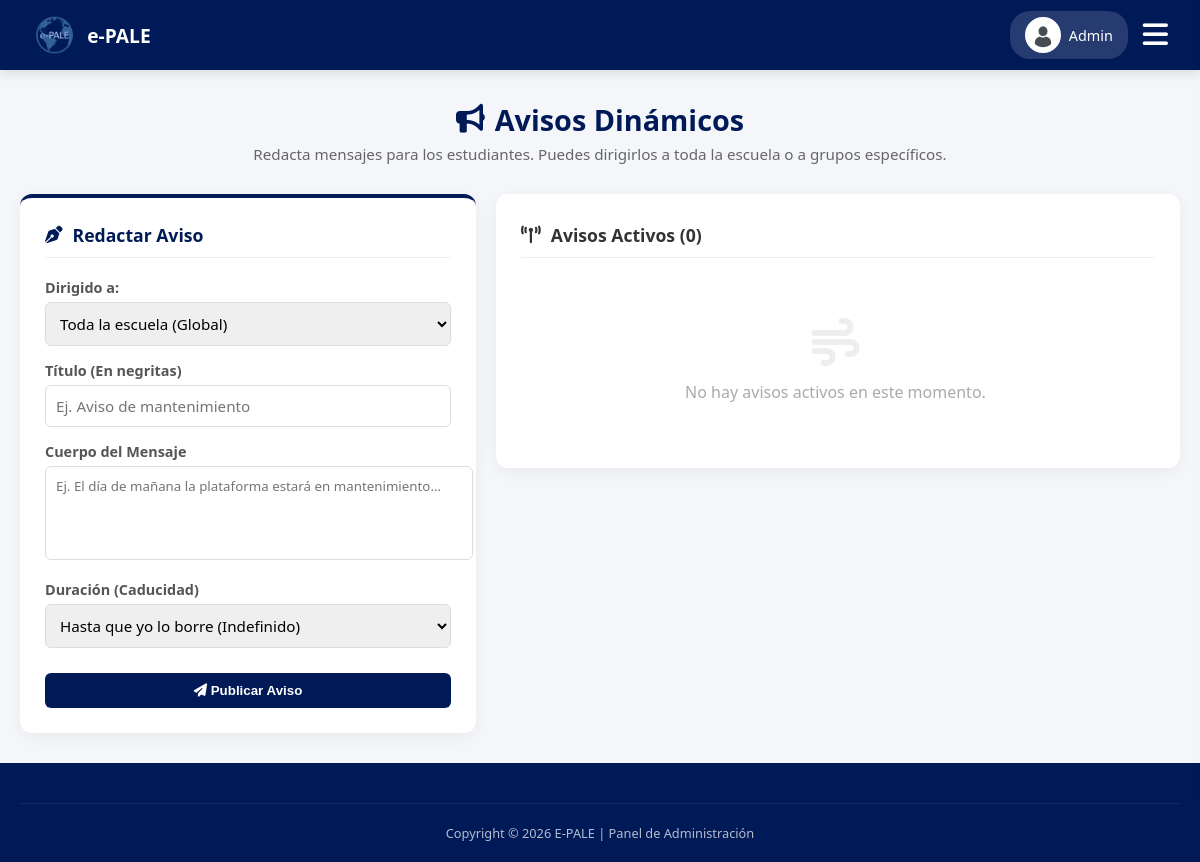
The app's page /admin/avisos.php (signed in), older data.
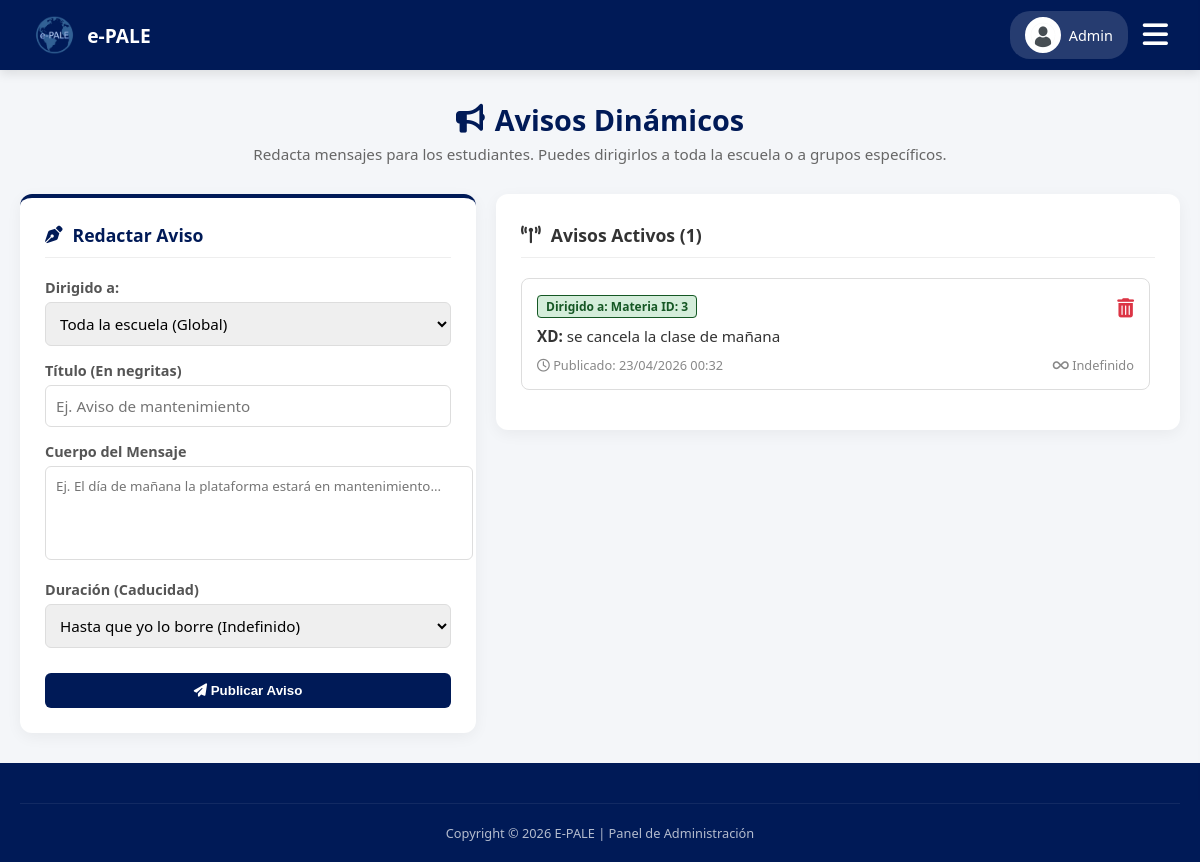
The same page, newer data.
### tables this page shows
CREATE TABLE IF NOT EXISTS `avisos` (
  `aviso_id` int NOT NULL AUTO_INCREMENT,
  `titulo` varchar(150) DEFAULT NULL,
  `cuerpo` text,
  `tipo_audiencia` enum('GLOBAL','IDIOMA','MATERIA','GRUPO') DEFAULT NULL,
  `audiencia_ref` varchar(100) DEFAULT NULL,
  `fecha_creacion` timestamp NULL DEFAULT CURRENT_TIMESTAMP,
  `fecha_expiracion` datetime DEFAULT NULL,
  PRIMARY KEY (`aviso_id`)
);

### admin/avisos.php (the view, shortened to what the changed rows need)
<?php
require '../db.php';
try {
    $pdo->exec("CREATE TABLE IF NOT EXISTS avisos (
        aviso_id INT AUTO_INCREMENT PRIMARY KEY,
        titulo VARCHAR(150),
        cuerpo TEXT,
        tipo_audiencia ENUM('GLOBAL', 'IDIOMA', 'MATERIA', 'GRUPO'),
        audiencia_ref VARCHAR(100),
        fecha_creacion TIMESTAMP DEFAULT CURRENT_TIMESTAMP,
        fecha_expiracion DATETIME NULL
    )");
} catch (Exception $e) {}
$pdo->exec("DELETE FROM avisos WHERE fecha_expiracion IS NOT NULL AND fecha_expiracion < NOW()");
$avisos = $pdo->query("SELECT * FROM avisos ORDER BY fecha_creacion DESC")->fetchAll(PDO::FETCH_ASSOC);
?>
<!DOCTYPE html>
<html lang="es">
<head>
    <link rel="stylesheet" href="../css/estudiante.css?v=<?php echo time(); ?>">
    <link rel="stylesheet" href="../css/admin.css?v=<?php echo time(); ?>">
    <link rel="stylesheet" href="https://cdnjs.cloudflare.com/ajax/libs/font-awesome/6.4.0/css/all.min.css">
</head>
<body>
    <main class="main-content">
        <div class="page-title-center mb-30">
            <h1><i class="fas fa-bullhorn"></i> Avisos Dinámicos</h1>
        </div>
        <div style="display: grid; grid-template-columns: 1fr 1.5fr; gap: 20px; align-items: start;">
            <div class="card" style="margin-top: 0;">
                <h3 style="margin-top: 0; color: #333; border-bottom: 1px solid #eee; padding-bottom: 10px;"><i class="fas fa-broadcast-tower"></i> Avisos Activos (<?php echo count($avisos); ?>)</h3>
                <div style="max-height: 500px; overflow-y: auto; padding-right: 5px;">
                    <?php if(count($avisos) > 0): ?>
                        <?php foreach($avisos as $a):
                            $badge_color = '#e2e3e5'; $badge_text = '#383d41'; $txt_audiencia = '';
                            if($a['tipo_audiencia'] == 'GLOBAL') { $txt_audiencia = 'Global'; $badge_color = '#fff3cd'; $badge_text = '#856404'; }
                            elseif($a['tipo_audiencia'] == 'IDIOMA') { $txt_audiencia = 'Idioma: ' . $a['audiencia_ref']; $badge_color = '#cce5ff'; $badge_text = '#004085'; }
                            elseif($a['tipo_audiencia'] == 'MATERIA') { $txt_audiencia = 'Materia ID: ' . $a['audiencia_ref']; $badge_color = '#d4edda'; $badge_text = '#155724'; }
                            elseif($a['tipo_audiencia'] == 'GRUPO') { $txt_audiencia = 'NRC: ' . $a['audiencia_ref']; $badge_color = '#e2e3e5'; $badge_text = '#383d41'; }
                        ?>
                            <div style="background: white; border: 1px solid #ddd; border-radius: 8px; padding: 15px; margin-bottom: 15px; position: relative;">
                                <a href="#" onclick="confirmarBorrado('avisos.php?borrar=<?php echo $a['aviso_id']; ?>')" style="position: absolute; top: 15px; right: 15px; color: #dc3545; font-size: 1.2rem;" title="Eliminar"><i class="fas fa-trash-alt"></i></a>
                                <span style="background: <?php echo $badge_color; ?>; color: <?php echo $badge_text; ?>; padding: 2px 8px; border-radius: 4px; font-size: 0.75rem; font-weight: bold; border: 1px solid <?php echo $badge_text; ?>;">
                                    Dirigido a: <?php echo htmlspecialchars($txt_audiencia); ?>
                                </span>
                                <div style="margin-top: 10px; font-size: 0.95rem; color: #333;">
                                    <strong><?php echo htmlspecialchars($a['titulo']); ?>:</strong> <?php echo nl2br(htmlspecialchars($a['cuerpo'])); ?>
                                </div>
                                <div style="margin-top: 10px; font-size: 0.8rem; color: #888; display: flex; justify-content: space-between;">
                                    <span><i class="far fa-clock"></i> Publicado: <?php echo date('d/m/Y H:i', strtotime($a['fecha_creacion'])); ?></span>
                                    <span>
                                        <?php if($a['fecha_expiracion']): ?>
                                            <i class="fas fa-stopwatch" style="color: #dc3545;"></i> Expira: <strong style="color:#555;"><?php echo date('d/m/Y H:i', strtotime($a['fecha_expiracion'])); ?></strong>
                                        <?php else: ?>
                                            <i class="fas fa-infinity"></i> Indefinido
                                        <?php endif; ?>
                                    </span>
                                </div>
                            </div>
                        <?php endforeach; ?>
                    <?php else: ?>
                        <div style="text-align: center; padding: 40px 20px; color: #aaa;">
                            <i class="fas fa-wind" style="font-size: 3rem; margin-bottom: 15px; display: block; color: #eee;"></i>
                            No hay avisos activos en este momento.
                        </div>
                    <?php endif; ?>
                </div>
            </div>
        </div>
    </main>
</body>
</html>

Row changes from the older to the newer data that the page shows:
added avisos: audiencia_ref "Materia ID: 3", titulo "XD", cuerpo "se cancela la clase de mañana", fecha_creacion "23/04/2026 00:32", shows "Indefinido"
Text that changed along with them:
count($avisos): "0" → "1"
text no longer shown: "No hay avisos activos en este momento."
